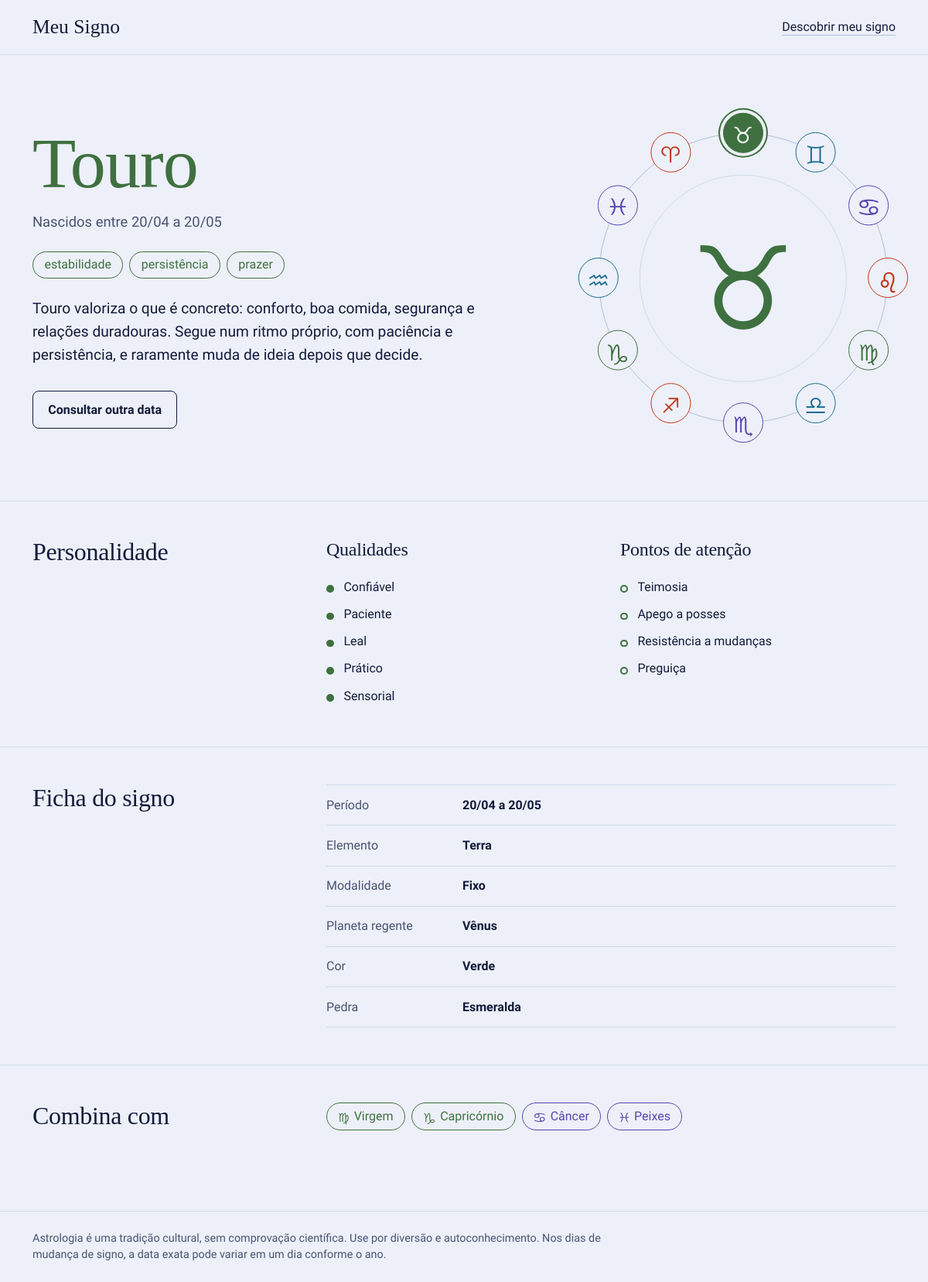
Screenshot of /signo/touro with the database file from the repository.
### tables this page shows
CREATE TABLE signos (
    id             INTEGER PRIMARY KEY AUTOINCREMENT,
    ordem          INTEGER NOT NULL UNIQUE,
    slug           TEXT    NOT NULL UNIQUE,
    nome           TEXT    NOT NULL,
    simbolo        TEXT    NOT NULL,
    inicio         INTEGER NOT NULL,
    fim            INTEGER NOT NULL,
    elemento       TEXT    NOT NULL,
    modalidade     TEXT    NOT NULL,
    regente        TEXT    NOT NULL,
    cor            TEXT    NOT NULL,
    pedra          TEXT    NOT NULL,
    palavras_chave TEXT    NOT NULL,
    descricao      TEXT    NOT NULL,
    qualidades     TEXT    NOT NULL,
    desafios       TEXT    NOT NULL,
    compativeis    TEXT    NOT NULL
);

### app.py (the view)
@app.route("/signo/<slug>")
def signo(slug):
    atual = db.buscar_signo(slug)
    if atual is None:
        abort(404)
    signos = db.listar_signos()
    por_slug = {s["slug"]: s for s in signos}
    compativeis = [por_slug[c] for c in atual["compativeis"]]
    ordem = atual["ordem"]
    giro = -ordem * 30 if ordem <= 6 else (12 - ordem) * 30
    return render_template(
        "signo.html",
        signo=atual,
        signos=signos,
        compativeis=compativeis,
        total=db.total_consultas(atual["id"]),
        giro=giro,
        ativo=atual["slug"],
    )

### db.py (called while the page is built)
def get_db():
    if "db" not in g:
        g.db = sqlite3.connect(CAMINHO_BD)
        g.db.row_factory = sqlite3.Row
        g.db.execute("PRAGMA foreign_keys = ON")
    return g.db

def _mmdd_para_texto(mmdd):
    return f"{mmdd % 100:02d}/{mmdd // 100:02d}"

def _preparar(linha):
    signo = dict(linha)
    signo["periodo"] = f"{_mmdd_para_texto(signo['inicio'])} a {_mmdd_para_texto(signo['fim'])}"
    signo["classe"] = CLASSES_ELEMENTO[signo["elemento"]]
    for campo in ("palavras_chave", "qualidades", "desafios", "compativeis"):
        signo[campo] = [item.strip() for item in signo[campo].split(",")]
    return signo

def listar_signos():
    linhas = get_db().execute("SELECT * FROM signos ORDER BY ordem").fetchall()
    return [_preparar(linha) for linha in linhas]

def buscar_signo(slug):
    linha = get_db().execute("SELECT * FROM signos WHERE slug = ?", (slug,)).fetchone()
    return _preparar(linha) if linha else None

def total_consultas(signo_id):
    return get_db().execute(
        "SELECT COUNT(*) FROM consultas WHERE signo_id = ?", (signo_id,)
    ).fetchone()[0]

### templates/signo.html (shortened to what this page needs)
{% extends "base.html" %}
{% block conteudo %}
{% set nascimento = get_flashed_messages(category_filter=["nascimento"]) %}
<article class="el-{{ signo.classe }}">
  <section class="container py-5">
    <div class="row align-items-center g-5">
      <div class="col-lg-7">
        <h1 class="titulo-grande cor-el">{{ signo.nome }}</h1>
        <p class="periodo">Nascidos entre {{ signo.periodo }}</p>
        <ul class="list-unstyled d-flex flex-wrap gap-2 my-4">
          {% for palavra in signo.palavras_chave %}
            <li class="chip">{{ palavra }}</li>
          {% endfor %}
        </ul>
        <p class="lead descricao">{{ signo.descricao }}</p>
        <a class="btn btn-contorno mt-3" href="{{ url_for('index') }}">Consultar outra data</a>
      </div>
      <div class="col-lg-5">
        <div class="roda-wrap">
          {% include "_roda.html" %}
          <div class="roda-centro">
            <span class="roda-glifo" aria-hidden="true">{{ signo.simbolo }}&#xFE0E;</span>
          </div>
        </div>
      </div>
    </div>
  </section>
  <section class="secao">
    <div class="container">
      <div class="row g-4">
        <div class="col-lg-4"><h2>Personalidade</h2></div>
        <div class="col-lg-8">
          <div class="row g-4">
            <div class="col-md-6">
              <h3 class="subtitulo">Qualidades</h3>
              <ul class="lista-sinal">
                {% for q in signo.qualidades %}<li>{{ q | capitalize }}</li>{% endfor %}
              </ul>
            </div>
            <div class="col-md-6">
              <h3 class="subtitulo">Pontos de atenção</h3>
              <ul class="lista-sinal oco">
                {% for d in signo.desafios %}<li>{{ d | capitalize }}</li>{% endfor %}
              </ul>
            </div>
          </div>
        </div>
      </div>
    </div>
  </section>
  <section class="secao">
    <div class="container">
      <div class="row g-4">
        <div class="col-lg-4"><h2>Ficha do signo</h2></div>
        <div class="col-lg-8">
          <dl class="ficha mb-0">
            <div class="ficha-linha"><dt>Período</dt><dd>{{ signo.periodo }}</dd></div>
            <div class="ficha-linha"><dt>Elemento</dt><dd>{{ signo.elemento }}</dd></div>
            <div class="ficha-linha"><dt>Modalidade</dt><dd>{{ signo.modalidade }}</dd></div>
            <div class="ficha-linha"><dt>Planeta regente</dt><dd>{{ signo.regente }}</dd></div>
            <div class="ficha-linha"><dt>Cor</dt><dd>{{ signo.cor }}</dd></div>
            <div class="ficha-linha"><dt>Pedra</dt><dd>{{ signo.pedra }}</dd></div>
          </dl>
        </div>
      </div>
    </div>
  </section>
  <section class="secao">
    <div class="container">
      <div class="row g-4">
        <div class="col-lg-4"><h2>Combina com</h2></div>
        <div class="col-lg-8">
          <ul class="list-unstyled d-flex flex-wrap gap-2 mb-4">
            {% for c in compativeis %}
              <li>
                <a class="chip el-{{ c.classe }}" href="{{ url_for('signo', slug=c.slug) }}">
                  <span class="chip-glifo" aria-hidden="true">{{ c.simbolo }}&#xFE0E;</span>{{ c.nome }}
                </a>
              </li>
            {% endfor %}
          </ul>
        </div>
      </div>
    </div>
  </section>
</article>
{% endblock %}

### templates/_roda.html
<nav class="roda" aria-label="Os 12 signos do zodíaco" style="--giro-final: {{ giro }}deg;">
  <div class="roda-anel" aria-hidden="true"></div>
  {% for s in signos %}
  <a class="roda-signo el-{{ s.classe }}{% if s.slug == ativo %} ativo{% endif %}"
     href="{{ url_for('signo', slug=s.slug) }}"
     style="--i: {{ s.ordem }};"
     title="{{ s.nome }}"
     aria-label="{{ s.nome }}, {{ s.periodo }}"{% if s.slug == ativo %} aria-current="page"{% endif %}>
    <span aria-hidden="true">{{ s.simbolo }}&#xFE0E;</span>
  </a>
  {% endfor %}
</nav>

### static/css/style.css (style rules this page uses)
:root { --noite: #131B3B; --ceu: #EDF0F8; --bruma: #D3DAEC; --linha-roda: #B4BED9; --tinta-suave: #4A5373; --fogo: #C2371B; --terra: #3F7040; --ar: #1A6C92; --agua: #5546B0; --fonte-titulo: "Instrument Serif", Georgia, "Times New Roman", serif; --fonte-simbolos: "Noto Sans Symbols", "Segoe UI Symbol", "Apple Symbols", "DejaVu Sans", sans-serif; --bs-body-font-family: "Albert Sans", system-ui, -apple-system, "Segoe UI", Roboto, sans-serif; --bs-body-bg: var(--ceu); --bs-body-color: var(--noite); }
.el-fogo { --el: var(--fogo); }
.el-terra { --el: var(--terra); }
.el-ar { --el: var(--ar); }
.el-agua { --el: var(--agua); }
body { background: var(--ceu); color: var(--noite); }
h1, h2, h3 { font-family: var(--fonte-titulo); font-weight: 400; letter-spacing: -0.01em; }
h2 { font-size: 2rem; line-height: 1.1; }
.cor-el { color: var(--el); }
.titulo-grande { font-size: clamp(2.9rem, 9vw, 5.75rem); line-height: 1; margin-bottom: 1rem; }
.descricao { max-width: 36rem; font-size: 1.2rem; line-height: 1.55; }
.periodo { font-size: 1.15rem; color: var(--tinta-suave); margin-bottom: 0; }
.btn-noite, .btn-contorno { border-radius: 0.5rem; font-weight: 600; }
.btn-contorno { background: transparent; border: 1.5px solid var(--noite); color: var(--noite); padding: 0.7rem 1.2rem; }
.roda-wrap { --roda: min(84vw, 30rem); --raio: calc(var(--roda) * 0.39); position: relative; width: var(--roda); aspect-ratio: 1; margin-inline: auto; }
.roda { --giro: var(--giro-final, 0deg); position: absolute; inset: 0; animation: girar 1.4s cubic-bezier(0.22, 0.8, 0.26, 1) both; }
.roda-anel { position: absolute; top: 50%; left: 50%; width: calc(var(--raio) * 2); height: calc(var(--raio) * 2); transform: translate(-50%, -50%); border: 1.5px solid var(--linha-roda); border-radius: 50%; }
.roda-anel::before { content: ""; position: absolute; inset: 14%; border: 1px solid var(--bruma); border-radius: 50%; }
.roda-signo { --tam: clamp(2.5rem, 12vw, 3.25rem); position: absolute; top: 50%; left: 50%; width: var(--tam); height: var(--tam); margin: calc(var(--tam) / -2) 0 0 calc(var(--tam) / -2); display: grid; place-items: center; border: 1.5px solid var(--el); border-radius: 50%; background: var(--ceu); color: var(--el); font-family: var(--fonte-simbolos); font-size: calc(var(--tam) * 0.55); line-height: 1; text-decoration: none; transform: rotate(calc(var(--i) * 30deg + var(--giro))) translateY(calc(var(--raio) * -1)) rotate(calc(var(--i) * -30deg - var(--giro))); transition: background-color 0.2s, color 0.2s; }
.roda-signo:hover, .roda-signo:focus-visible, .roda-signo.ativo { background: var(--el); color: #fff; }
.roda-signo.ativo { box-shadow: 0 0 0 4px var(--ceu), 0 0 0 6px var(--el); }
.roda-centro { position: absolute; inset: 0; display: grid; place-content: center; text-align: center; pointer-events: none; }
.roda-glifo { font-family: var(--fonte-simbolos); font-size: calc(var(--roda) * 0.3); line-height: 1; color: var(--el); }
.chip { display: inline-flex; align-items: center; gap: 0.4rem; padding: 0.3rem 0.9rem; border: 1.5px solid var(--el); border-radius: 999px; color: var(--el); font-weight: 500; text-decoration: none; background: transparent; transition: background-color 0.2s, color 0.2s; }
.chip-glifo { font-family: var(--fonte-simbolos); }
.secao { border-top: 1px solid var(--bruma); padding: 3rem 0; }
.subtitulo { font-size: 1.5rem; margin-bottom: 1rem; }
.lista-sinal { list-style: none; padding: 0; margin: 0; }
.lista-sinal li { position: relative; padding: 0.35rem 0 0.35rem 1.4rem; }
.lista-sinal li::before { content: ""; position: absolute; left: 0; top: 0.95em; width: 0.6rem; height: 0.6rem; border-radius: 50%; background: var(--el); border: 2px solid var(--el); }
.lista-sinal.oco li::before { background: transparent; }
.ficha { margin: 0; }
.ficha-linha { display: grid; grid-template-columns: 10rem 1fr; gap: 1rem; padding: 0.85rem 0; border-bottom: 1px solid var(--bruma); }
.ficha-linha:first-child { border-top: 1px solid var(--bruma); }
.ficha-linha dt { font-weight: 500; color: var(--tinta-suave); }
.ficha-linha dd { margin: 0; font-weight: 600; }

### rows the page displays
signos: nome "Touro", descricao "Touro valoriza o que é concreto: conforto, boa comida, segurança e relações duradouras. Segue num ritmo próprio, com paciência e persistência, e raramente muda de ideia depois que decide.", simbolo "♉", elemento "Terra", modalidade "Fixo", regente "Vênus", cor "Verde", pedra "Esmeralda"
signos: {{ s.ordem }} 0 (drawn), simbolo "♈"
signos: {{ s.ordem }} 2 (drawn), simbolo "♊"
signos: simbolo "♋", nome "Câncer"
signos: {{ s.ordem }} 4 (drawn), simbolo "♌"
signos: simbolo "♍", nome "Virgem"
signos: {{ s.ordem }} 6 (drawn), simbolo "♎"
signos: {{ s.ordem }} 7 (drawn), simbolo "♏"
signos: {{ s.ordem }} 8 (drawn), simbolo "♐"
signos: simbolo "♑", nome "Capricórnio"
signos: {{ s.ordem }} 10 (drawn), simbolo "♒"
signos: simbolo "♓", nome "Peixes"

### other values shown
{{ signo.periodo }} "20/04 a 20/05"
{{ palavra }} "estabilidade" "persistência" "prazer"
{{ q | capitalize }} "Confiável" "Paciente" "Leal" "Prático" "Sensorial"
{{ d | capitalize }} "Teimosia" "Apego a posses" "Resistência a mudanças" "Preguiça"
